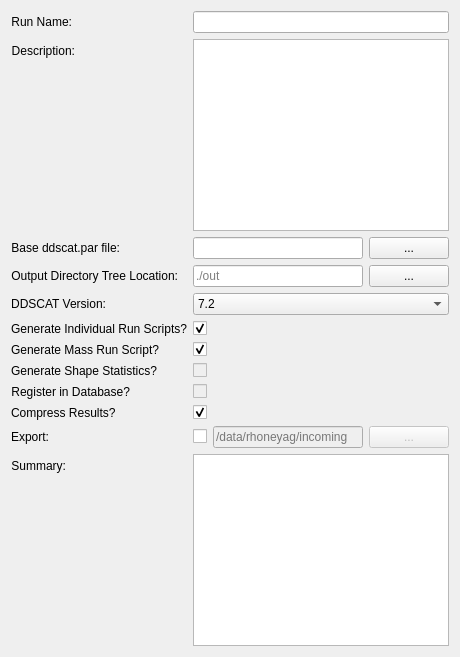
      <widget class="QWidget" name="tabGeneral">
       <attribute name="title">
        <string>General</string>
       </attribute>
       <layout class="QFormLayout" name="formLayout">
        <property name="fieldGrowthPolicy">
         <enum>QFormLayout::AllNonFixedFieldsGrow</enum>
        </property>
        <item row="0" column="0">
         <widget class="QLabel" name="label_2">
          <property name="text">
           <string>Run Name:</string>
          </property>
          <property name="alignment">
           <set>Qt::AlignRight|Qt::AlignTrailing|Qt::AlignVCenter</set>
          </property>
         </widget>
        </item>
        <item row="0" column="1">
         <widget class="QLineEdit" name="txtRunName">
          <property name="statusTip">
           <string>An easy-to-remember name for this set of runs</string>
          </property>
         </widget>
        </item>
        <item row="1" column="0">
         <widget class="QLabel" name="label_3">
          <property name="text">
           <string>Description:</string>
          </property>
          <property name="alignment">
           <set>Qt::AlignRight|Qt::AlignTrailing|Qt::AlignVCenter</set>
          </property>
         </widget>
        </item>
        <item row="1" column="1">
         <widget class="QPlainTextEdit" name="txtDescription">
          <property name="statusTip">
           <string>A more detailed description of the runs</string>
          </property>
         </widget>
        </item>
        <item row="3" column="0">
         <widget class="QLabel" name="label">
          <property name="text">
           <string>Base ddscat.par file:</string>
          </property>
          <property name="alignment">
           <set>Qt::AlignRight|Qt::AlignTrailing|Qt::AlignVCenter</set>
          </property>
         </widget>
        </item>
        <item row="3" column="1">
         <layout class="QHBoxLayout" name="horizontalLayout_2">
          <item>
           <widget class="QLineEdit" name="txtBaseFile">
            <property name="statusTip">
             <string>Defaults are loaded from this file. They are overridden in the next few screens.</string>
            </property>
           </widget>
          </item>
          <item>
           <widget class="QPushButton" name="cmdSelectBaseFile">
            <property name="sizePolicy">
             <sizepolicy hsizetype="Minimum" vsizetype="Fixed">
              <horstretch>0</horstretch>
              <verstretch>0</verstretch>
             </sizepolicy>
            </property>
            <property name="toolTip">
             <string/>
            </property>
            <property name="text">
             <string>...</string>
            </property>
           </widget>
          </item>
         </layout>
        </item>
        <item row="5" column="0">
         <widget class="QLabel" name="label_6">
          <property name="text">
           <string>Output Directory Tree Location:</string>
          </property>
          <property name="alignment">
           <set>Qt::AlignRight|Qt::AlignTrailing|Qt::AlignVCenter</set>
          </property>
         </widget>
        </item>
        <item row="5" column="1">
         <layout class="QHBoxLayout" name="horizontalLayout_3">
          <item>
           <widget class="QLineEdit" name="txtOutLocation">
            <property name="statusTip">
             <string>The directory for storing all of the ddscat run information and the future directory tree.</string>
            </property>
            <property name="placeholderText">
             <string>./out</string>
            </property>
           </widget>
          </item>
          <item>
           <widget class="QPushButton" name="cmdSelectOutputLocation">
            <property name="text">
             <string>...</string>
            </property>
           </widget>
          </item>
         </layout>
        </item>
        <item row="6" column="0">
         <widget class="QLabel" name="label_10">
          <property name="text">
           <string>DDSCAT Version:</string>
          </property>
          <property name="alignment">
           <set>Qt::AlignRight|Qt::AlignTrailing|Qt::AlignVCenter</set>
          </property>
         </widget>
        </item>
        <item row="6" column="1">
         <widget class="QComboBox" name="cmbDdver">
          <property name="statusTip">
           <string>Specify ddscat version. 7.0 or 7.2? Intel or gcc?</string>
          </property>
          <item>
           <property name="text">
            <string>7.2</string>
           </property>
          </item>
          <item>
           <property name="text">
            <string>7.0</string>
           </property>
          </item>
         </widget>
        </item>
        <item row="7" column="0">
         <widget class="QLabel" name="label_9">
          <property name="text">
           <string>Generate Individual Run Scripts?</string>
          </property>
          <property name="alignment">
           <set>Qt::AlignRight|Qt::AlignTrailing|Qt::AlignVCenter</set>
          </property>
         </widget>
        </item>
        <item row="7" column="1">
         <widget class="QCheckBox" name="chkGenIndivRunScripts">
          <property name="text">
           <string/>
          </property>
          <property name="checked">
           <bool>true</bool>
          </property>
         </widget>
        </item>
        <item row="8" column="0">
         <widget class="QLabel" name="label_8">
          <property name="text">
           <string>Generate Mass Run Script?</string>
          </property>
          <property name="alignment">
           <set>Qt::AlignRight|Qt::AlignTrailing|Qt::AlignVCenter</set>
          </property>
         </widget>
        </item>
        <item row="8" column="1">
         <widget class="QCheckBox" name="chkGenMassRunScript">
          <property name="text">
           <string/>
          </property>
          <property name="checked">
           <bool>true</bool>
          </property>
         </widget>
        </item>
        <item row="9" column="0">
         <widget class="QLabel" name="label_7">
          <property name="text">
           <string>Generate Shape Statistics?</string>
          </property>
          <property name="alignment">
           <set>Qt::AlignRight|Qt::AlignTrailing|Qt::AlignVCenter</set>
          </property>
         </widget>
        </item>
        <item row="9" column="1">
         <widget class="QCheckBox" name="chkGenShapeStats">
          <property name="enabled">
           <bool>false</bool>
          </property>
          <property name="statusTip">
           <string>TODO: will eventually add links to an appropriate shapefile analysis program in the scripts. Still in development.</string>
          </property>
          <property name="text">
           <string/>
          </property>
          <property name="checked">
           <bool>false</bool>
          </property>
         </widget>
        </item>
        <item row="10" column="0">
         <widget class="QLabel" name="label_4">
          <property name="text">
           <string>Register in Database?</string>
          </property>
          <property name="alignment">
           <set>Qt::AlignRight|Qt::AlignTrailing|Qt::AlignVCenter</set>
          </property>
         </widget>
        </item>
        <item row="10" column="1">
         <widget class="QCheckBox" name="chkDatabaseRegister">
          <property name="enabled">
           <bool>false</bool>
          </property>
          <property name="statusTip">
           <string>TODO: register runs in database for consolidation.</string>
          </property>
          <property name="text">
           <string/>
          </property>
         </widget>
        </item>
        <item row="17" column="0">
         <widget class="QLabel" name="label_5">
          <property name="text">
           <string>Summary:</string>
          </property>
          <property name="alignment">
           <set>Qt::AlignRight|Qt::AlignTrailing|Qt::AlignVCenter</set>
          </property>
         </widget>
        </item>
        <item row="17" column="1">
         <widget class="QPlainTextEdit" name="txtSummary">
          <property name="statusTip">
           <string>The summary of the options</string>
          </property>
          <property name="readOnly">
           <bool>true</bool>
          </property>
         </widget>
        </item>
        <item row="14" column="0">
         <widget class="QLabel" name="label_24">
          <property name="text">
           <string>Compress Results?</string>
          </property>
         </widget>
        </item>
        <item row="14" column="1">
         <widget class="QCheckBox" name="chkCompress">
          <property name="statusTip">
           <string>Once script runs, compress results? Generally a good idea.</string>
          </property>
          <property name="text">
           <string/>
          </property>
          <property name="checked">
           <bool>true</bool>
          </property>
         </widget>
        </item>
        <item row="15" column="0">
         <widget class="QLabel" name="label_25">
          <property name="text">
           <string>Export:</string>
          </property>
         </widget>
        </item>
        <item row="15" column="1">
         <layout class="QHBoxLayout" name="horizontalLayout_8">
          <item>
           <widget class="QCheckBox" name="chkDoExport">
            <property name="statusTip">
             <string>Once each ddscat invocation finishes, copy output to this directory. Useful for consolidation.</string>
            </property>
            <property name="text">
             <string/>
            </property>
           </widget>
          </item>
          <item>
           <widget class="QLineEdit" name="txtExportDir">
            <property name="enabled">
             <bool>false</bool>
            </property>
            <property name="statusTip">
             <string>Once each ddscat invocation finishes, copy output to this directory. Useful for consolidation.</string>
            </property>
            <property name="placeholderText">
             <string>/data/rhoneyag/incoming</string>
            </property>
           </widget>
          </item>
          <item>
           <widget class="QPushButton" name="cmdSelectExportDir">
            <property name="enabled">
             <bool>false</bool>
            </property>
            <property name="text">
             <string>...</string>
            </property>
           </widget>
          </item>
         </layout>
        </item>
       </layout>
      </widget>
